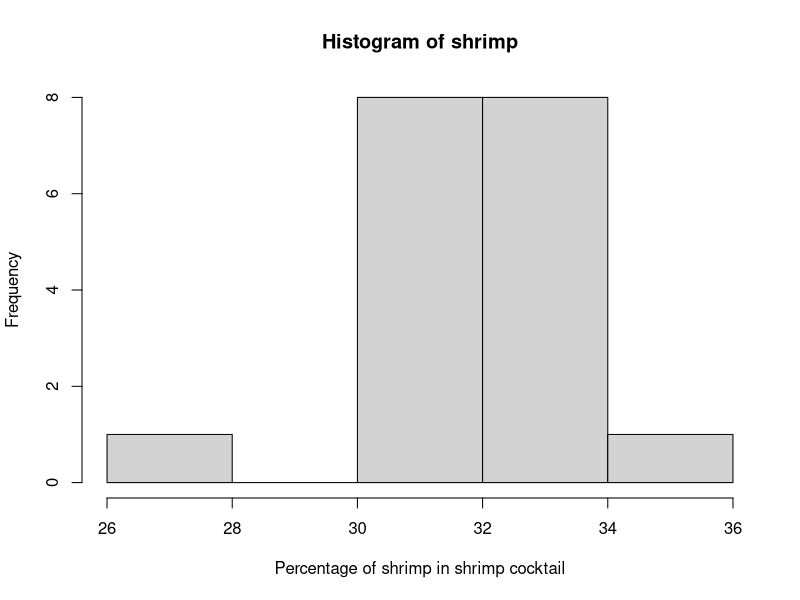

Here is the R script that generated this plot:
## ---- chunk 1
library(MASS)

## ---- chunk 2

summary(shrimp)
head(shrimp)
shrimp

## ---- chunk 3

hist(shrimp,
xlab = "Percentage of shrimp in shrimp cocktail")

